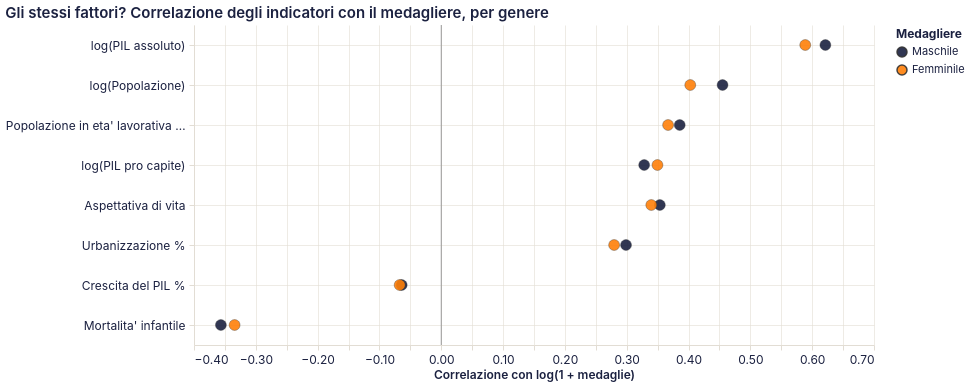

Here is the notebook cell this chart was saved with:
### Code cell
# Correlazione di Pearson di ogni indicatore con log(1+medaglie), separatamente per genere.
records = []
for col, label in INDICATORI.items():
    for target, genere in [("log_medaglie_m", "Maschile"), ("log_medaglie_f", "Femminile")]:
        tmp = panel[[col, target]].replace([np.inf, -np.inf], np.nan).dropna()
        records.append({"indicatore": label, "genere": genere,
                        "r": tmp[col].corr(tmp[target]), "n": len(tmp)})
corr_genere = pd.DataFrame(records)

ordine = (
    corr_genere.loc[corr_genere["genere"] == "Femminile"]
    .sort_values("r", ascending=False)["indicatore"].tolist()
)

punti = (
    alt.Chart(corr_genere)
    .mark_circle(size=120, opacity=0.9, stroke="#333333", strokeWidth=0.4)
    .encode(
        y=alt.Y("indicatore:N", sort=ordine, title=None),
        x=alt.X("r:Q", title="Correlazione con log(1 + medaglie)",
                scale=alt.Scale(domain=[-0.4, 0.7])),
        color=alt.Color("genere:N", title="Medagliere", scale=SCALA_GENERE),
        tooltip=[
            alt.Tooltip("indicatore:N", title="Indicatore"),
            alt.Tooltip("genere:N", title="Medagliere"),
            alt.Tooltip("r:Q", title="r di Pearson", format=".3f"),
            alt.Tooltip("n:Q", title="Osservazioni", format=",.0f"),
        ],
    )
)
zero = alt.Chart(pd.DataFrame({"r": [0.0]})).mark_rule(color="#999999").encode(x="r:Q")

grafico_correlazioni = (zero + punti).properties(
    width=680, height=320,
    title="Gli stessi fattori? Correlazione degli indicatori con il medagliere, per genere",
)
grafico_correlazioni

### Figure 1 — Vega-Lite specification as saved in the notebook (floating-point values rounded to 4 significant figures)
{"config": {"background": "transparent", "view": {"continuousWidth": 400, "continuousHeight": 300, "stroke": null, "fill": null}, "mark": {"color": "#1b2140"}, "arc": {"fill": "#1b2140"}, "area": {"fill": "#1b2140", "line": true, "fillOpacity": 0.15}, "line": {"stroke": "#1b2140", "strokeWidth": 2}, "path": {"stroke": "#1b2140"}, "rect": {"fill": "#1b2140"}, "bar": {"fill": "#1b2140"}, "point": {"fill": "#1b2140", "filled": true}, "shape": {"stroke": "#1b2140"}, "symbol": {"fill": "#1b2140"}, "title": {"color": "#1b2140", "anchor": "start", "fontSize": 15, "font": "Inter, system-ui, -apple-system, BlinkMacSystemFont, 'Segoe UI', Roboto, sans-serif", "fontWeight": 600, "subtitleColor": "#1b2140", "subtitleFont": "Inter, system-ui, -apple-system, BlinkMacSystemFont, 'Segoe UI', Roboto, sans-serif"}, "axis": {"labelColor": "#1b2140", "labelFontSize": 12, "labelFont": "Inter, system-ui, -apple-system, BlinkMacSystemFont, 'Segoe UI', Roboto, sans-serif", "labelFontWeight": 400, "titleColor": "#1b2140", "titleFont": "Inter, system-ui, -apple-system, BlinkMacSystemFont, 'Segoe UI', Roboto, sans-serif", "titleFontWeight": 600, "titleFontSize": 12, "grid": true, "gridColor": "#e2ddd4", "gridWidth": 0.6, "domainColor": "#e2ddd4", "tickColor": "#e2ddd4", "labelAngle": 0, "labelPadding": 4, "tickSize": 5}, "axisBand": {"grid": false}, "legend": {"labelFontSize": 11, "titleFontSize": 12, "labelFont": "Inter, system-ui, -apple-system, BlinkMacSystemFont, 'Segoe UI', Roboto, sans-serif", "titleFont": "Inter, system-ui, -apple-system, BlinkMacSystemFont, 'Segoe UI', Roboto, sans-serif", "labelColor": "#1b2140", "titleColor": "#1b2140", "symbolType": "circle", "padding": 4}, "range": {"category": ["#1b2140", "#ff8009", "#9a0641", "#ffe34a", "#e7b6af", "#0088b0", "#e03830"]}}, "layer": [{"data": {"name": "data-2af3004a540e80d6ed620da968cf8a74"}, "mark": {"type": "rule", "color": "#999999"}, "encoding": {"x": {"field": "r", "type": "quantitative"}}}, {"data": {"name": "data-6089031df50ee1441013f5db6ab7b297"}, "mark": {"type": "circle", "opacity": 0.9, "size": 120, "stroke": "#333333", "strokeWidth": 0.4}, "encoding": {"color": {"field": "genere", "scale": {"domain": ["Maschile", "Femminile"], "range": ["#1b2140", "#ff8009"]}, "title": "Medagliere", "type": "nominal"}, "tooltip": [{"field": "indicatore", "title": "Indicatore", "type": "nominal"}, {"field": "genere", "title": "Medagliere", "type": "nominal"}, {"field": "r", "format": ".3f", "title": "r di Pearson", "type": "quantitative"}, {"field": "n", "format": ",.0f", "title": "Osservazioni", "type": "quantitative"}], "x": {"field": "r", "scale": {"domain": [-0.4, 0.7]}, "title": "Correlazione con log(1 + medaglie)", "type": "quantitative"}, "y": {"field": "indicatore", "sort": ["log(PIL assoluto)", "log(Popolazione)", "Popolazione in eta' lavorativa %", "log(PIL pro capite)", "Aspettativa di vita", "Urbanizzazione %", "Crescita del PIL %", "Mortalita' infantile"], "title": null, "type": "nominal"}}}], "height": 320, "title": "Gli stessi fattori? Correlazione degli indicatori con il medagliere, per genere", "width": 680, "$schema": "https://vega.github.io/schema/vega-lite/v6.4.1.json", "datasets": {"data-2af3004a540e80d6ed620da968cf8a74": [{"r": 0.0}], "data-6089031df50ee1441013f5db6ab7b297": [{"indicatore": "log(PIL assoluto)", "genere": "Maschile", "r": 0.6213, "n": 2628}, {"indicatore": "log(PIL assoluto)", "genere": "Femminile", "r": 0.5888, "n": 2628}, {"indicatore": "log(PIL pro capite)", "genere": "Maschile", "r": 0.3282, "n": 2628}, {"indicatore": "log(PIL pro capite)", "genere": "Femminile", "r": 0.3497, "n": 2628}, {"indicatore": "log(Popolazione)", "genere": "Maschile", "r": 0.455, "n": 3076}, {"indicatore": "log(Popolazione)", "genere": "Femminile", "r": 0.4028, "n": 3076}, {"indicatore": "Aspettativa di vita", "genere": "Maschile", "r": 0.3536, "n": 3076}, {"indicatore": "Aspettativa di vita", "genere": "Femminile", "r": 0.3397, "n": 3076}, {"indicatore": "Mortalita' infantile", "genere": "Maschile", "r": -0.3565, "n": 2690}, {"indicatore": "Mortalita' infantile", "genere": "Femminile", "r": -0.3343, "n": 2690}, {"indicatore": "Urbanizzazione %", "genere": "Maschile", "r": 0.2989, "n": 3083}, {"indicatore": "Urbanizzazione %", "genere": "Femminile", "r": 0.2796, "n": 3083}, {"indicatore": "Popolazione in eta' lavorativa %", "genere": "Maschile", "r": 0.3858, "n": 3083}, {"indicatore": "Popolazione in eta' lavorativa %", "genere": "Femminile", "r": 0.3669, "n": 3083}, {"indicatore": "Crescita del PIL %", "genere": "Maschile", "r": -0.064, "n": 2598}, {"indicatore": "Crescita del PIL %", "genere": "Femminile", "r": -0.06732, "n": 2598}]}}
